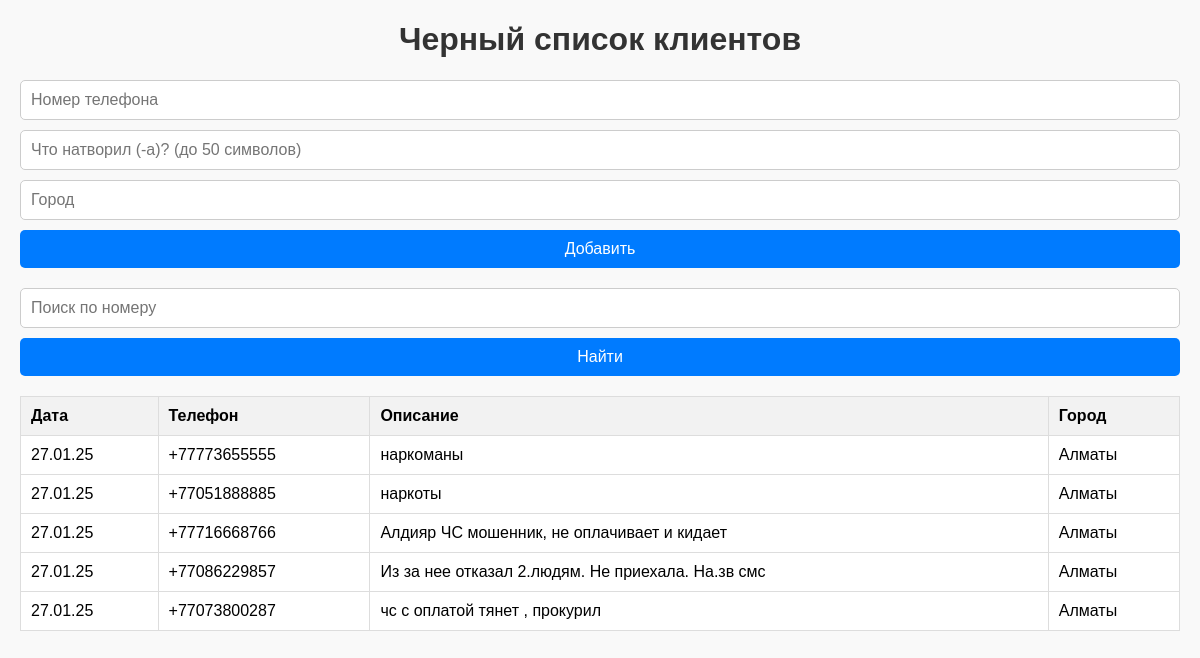
The page / on the database its author committed.
### tables this page shows
CREATE TABLE blacklist (  
                id INTEGER PRIMARY KEY AUTOINCREMENT,  
                date TEXT,  
                phone TEXT,  
                description TEXT,  
                city TEXT  
            );

### app.py (the view, shortened to what this page needs)
@app.route("/", methods=["GET", "POST"])
def index():
    conn = sqlite3.connect(DB_FILE)
    cursor = conn.cursor()
    search_query = request.args.get("search", "")
    if search_query:
        cursor.execute("SELECT id, date, phone, description, city FROM blacklist WHERE phone LIKE ?", (f"%{search_query}%",))
    else:
        cursor.execute("SELECT id, date, phone, description, city FROM blacklist")
    results = cursor.fetchall()
    conn.close()
    return render_template("index.html", results=results)

### templates/index.html (shortened to what this page needs)
<!DOCTYPE html>
<html lang="ru">
<head>
</head>
<body>
    <h1>Черный список клиентов</h1>
    <form method="POST">
        <input type="text" name="phone" placeholder="Номер телефона" pattern="\d{10,15}" title="Введите корректный номер телефона" required>
        <input type="text" name="description" placeholder="Что натворил (-а)? (до 50 символов)" maxlength="50" required>
        <input type="text" name="city" placeholder="Город" required>
        <button type="submit">Добавить</button>
    </form>
    <form method="GET">
        <input type="text" name="search" placeholder="Поиск по номеру">
        <button type="submit">Найти</button>
    </form>
    <table>
        <thead>
            <tr>
                <th>Дата</th>
                <th>Телефон</th>
                <th>Описание</th>
                <th>Город</th>
            </tr>
        </thead>
        <tbody>
            {% for row in results %}
            <tr>
                <td data-label="Дата">{{ row[1] }}</td>
                <td data-label="Телефон">{{ row[2] }}</td>
                <td data-label="Описание">{{ row[3] }}</td>
                <td data-label="Город">{{ row[4] }}</td>
            </tr>
            {% endfor %}
        </tbody>
    </table>
</body>
</html>

### templates/index.html (style rules this page uses)
body { font-family: Arial, sans-serif; margin: 20px; background-color: #f9f9f9; }
h1 { text-align: center; color: #333; }
form { margin-bottom: 20px; display: flex; flex-direction: column; gap: 10px; }
input, button { padding: 10px; font-size: 16px; border: 1px solid #ccc; border-radius: 5px; }
button { background-color: #007BFF; color: #fff; border: none; cursor: pointer; }
table { width: 100%; border-collapse: collapse; margin-top: 20px; background-color: #fff; }
th, td { border: 1px solid #ddd; padding: 10px; text-align: left; }
th { background-color: #f2f2f2; }

### rows shown on the page
blacklist: date "27.01.25", phone "+77773655555", description "наркоманы", city "Алматы"
blacklist: date "27.01.25", phone "+77051888885", description "наркоты", city "Алматы"
blacklist: date "27.01.25", phone "+77716668766", description "Алдияр ЧС мошенник, не оплачивает и кидает", city "Алматы"
blacklist: date "27.01.25", phone "+77086229857", description "Из за нее отказал 2.людям. Не приехала. На.зв смс", city "Алматы"
blacklist: date "27.01.25", phone "+77073800287", description "чс с оплатой тянет , прокурил", city "Алматы"
